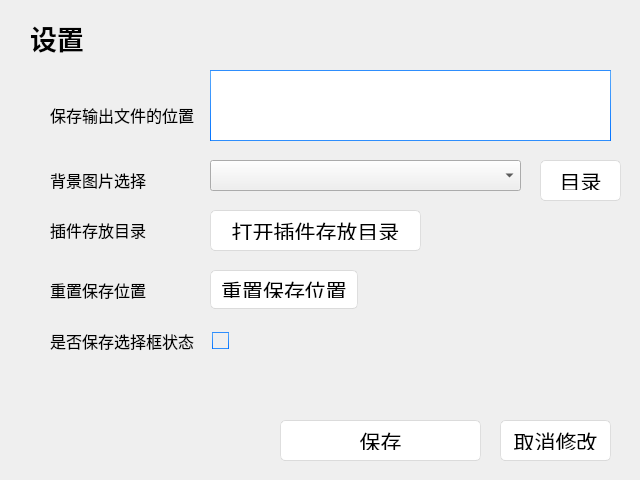
<?xml version="1.0" encoding="UTF-8"?>
<ui version="4.0">
 <class>SettingWin</class>
 <widget class="QDialog" name="SettingWin">
  <property name="geometry">
   <rect>
    <x>0</x>
    <y>0</y>
    <width>640</width>
    <height>480</height>
   </rect>
  </property>
  <property name="minimumSize">
   <size>
    <width>640</width>
    <height>480</height>
   </size>
  </property>
  <property name="maximumSize">
   <size>
    <width>640</width>
    <height>480</height>
   </size>
  </property>
  <property name="windowTitle">
   <string>Dialog</string>
  </property>
  <property name="styleSheet">
   <string notr="true">/*
Aqua Style Sheet for QT Applications
Author: Jaime A. Quiroga P.
Company: GTRONICK
Last updated: 22/01/2019, 07:55.
Available at: https://github.com/GTRONICK/QSS/blob/master/Aqua.qss
*/
QMainWindow {
	background-color:#ececec;
}
QTextEdit {
	border-width: 1px;
	border-style: solid;
	border-color: qlineargradient(spread:pad, x1:0.5, y1:1, x2:0.5, y2:0, stop:0 rgba(0, 113, 255, 255), stop:1 rgba(91, 171, 252, 255));
}
QPlainTextEdit {
	border-width: 1px;
	border-style: solid;
	border-color: qlineargradient(spread:pad, x1:0.5, y1:1, x2:0.5, y2:0, stop:0 rgba(0, 113, 255, 255), stop:1 rgba(91, 171, 252, 255));
}
QToolButton {
	border-style: solid;
	border-top-color: qlineargradient(spread:pad, x1:0.5, y1:1, x2:0.5, y2:0, stop:0 rgb(215, 215, 215), stop:1 rgb(222, 222, 222));
	border-right-color: qlineargradient(spread:pad, x1:0, y1:0.5, x2:1, y2:0.5, stop:0 rgb(217, 217, 217), stop:1 rgb(227, 227, 227));
	border-left-color: qlineargradient(spread:pad, x1:0, y1:0.5, x2:1, y2:0.5, stop:0 rgb(227, 227, 227), stop:1 rgb(217, 217, 217));
	border-bottom-color: qlineargradient(spread:pad, x1:0.5, y1:1, x2:0.5, y2:0, stop:0 rgb(215, 215, 215), stop:1 rgb(222, 222, 222));
	border-width: 1px;
	border-radius: 5px;
	color: rgb(0,0,0);
	padding: 2px;
	background-color: rgb(255,255,255);
}
QToolButton:hover{
	border-style: solid;
	border-top-color: qlineargradient(spread:pad, x1:0.5, y1:1, x2:0.5, y2:0, stop:0 rgb(195, 195, 195), stop:1 rgb(222, 222, 222));
	border-right-color: qlineargradient(spread:pad, x1:0, y1:0.5, x2:1, y2:0.5, stop:0 rgb(197, 197, 197), stop:1 rgb(227, 227, 227));
	border-left-color: qlineargradient(spread:pad, x1:0, y1:0.5, x2:1, y2:0.5, stop:0 rgb(227, 227, 227), stop:1 rgb(197, 197, 197));
	border-bottom-color: qlineargradient(spread:pad, x1:0.5, y1:1, x2:0.5, y2:0, stop:0 rgb(195, 195, 195), stop:1 rgb(222, 222, 222));
	border-width: 1px;
	border-radius: 5px;
	color: rgb(0,0,0);
	padding: 2px;
	background-color: rgb(255,255,255);
}
QToolButton:pressed{
	border-style: solid;
	border-top-color: qlineargradient(spread:pad, x1:0.5, y1:1, x2:0.5, y2:0, stop:0 rgb(215, 215, 215), stop:1 rgb(222, 222, 222));
	border-right-color: qlineargradient(spread:pad, x1:0, y1:0.5, x2:1, y2:0.5, stop:0 rgb(217, 217, 217), stop:1 rgb(227, 227, 227));
	border-left-color: qlineargradient(spread:pad, x1:0, y1:0.5, x2:1, y2:0.5, stop:0 rgb(227, 227, 227), stop:1 rgb(217, 217, 217));
	border-bottom-color: qlineargradient(spread:pad, x1:0.5, y1:1, x2:0.5, y2:0, stop:0 rgb(215, 215, 215), stop:1 rgb(222, 222, 222));
	border-width: 1px;
	border-radius: 5px;
	color: rgb(0,0,0);
	padding: 2px;
	background-color: rgb(142,142,142);
}
QPushButton{
	border-style: solid;
	border-top-color: qlineargradient(spread:pad, x1:0.5, y1:1, x2:0.5, y2:0, stop:0 rgb(215, 215, 215), stop:1 rgb(222, 222, 222));
	border-right-color: qlineargradient(spread:pad, x1:0, y1:0.5, x2:1, y2:0.5, stop:0 rgb(217, 217, 217), stop:1 rgb(227, 227, 227));
	border-left-color: qlineargradient(spread:pad, x1:0, y1:0.5, x2:1, y2:0.5, stop:0 rgb(227, 227, 227), stop:1 rgb(217, 217, 217));
	border-bottom-color: qlineargradient(spread:pad, x1:0.5, y1:1, x2:0.5, y2:0, stop:0 rgb(215, 215, 215), stop:1 rgb(222, 222, 222));
	border-width: 1px;
	border-radius: 5px;
	color: rgb(0,0,0);
	font: 16pt &quot;Microsoft YaHei UI&quot;;
	padding: 10px;
	background-color: rgb(255,255,255);
}
QPushButton::default{
	border-style: solid;
	border-top-color: qlineargradient(spread:pad, x1:0.5, y1:1, x2:0.5, y2:0, stop:0 rgb(215, 215, 215), stop:1 rgb(222, 222, 222));
	border-right-color: qlineargradient(spread:pad, x1:0, y1:0.5, x2:1, y2:0.5, stop:0 rgb(217, 217, 217), stop:1 rgb(227, 227, 227));
	border-left-color: qlineargradient(spread:pad, x1:0, y1:0.5, x2:1, y2:0.5, stop:0 rgb(227, 227, 227), stop:1 rgb(217, 217, 217));
	border-bottom-color: qlineargradient(spread:pad, x1:0.5, y1:1, x2:0.5, y2:0, stop:0 rgb(215, 215, 215), stop:1 rgb(222, 222, 222));
	border-width: 1px;
	border-radius: 5px;
	color: rgb(0,0,0);
	font: 16pt &quot;Microsoft YaHei UI&quot;;
	padding: 10px;
	background-color: rgb(255,255,255);
}
QPushButton:hover{
	border-style: solid;
	border-top-color: qlineargradient(spread:pad, x1:0.5, y1:1, x2:0.5, y2:0, stop:0 rgb(195, 195, 195), stop:1 rgb(222, 222, 222));
	border-right-color: qlineargradient(spread:pad, x1:0, y1:0.5, x2:1, y2:0.5, stop:0 rgb(197, 197, 197), stop:1 rgb(227, 227, 227));
	border-left-color: qlineargradient(spread:pad, x1:0, y1:0.5, x2:1, y2:0.5, stop:0 rgb(227, 227, 227), stop:1 rgb(197, 197, 197));
	border-bottom-color: qlineargradient(spread:pad, x1:0.5, y1:1, x2:0.5, y2:0, stop:0 rgb(195, 195, 195), stop:1 rgb(222, 222, 222));
	border-width: 1px;
	border-radius: 5px;
	color: rgb(0,0,0);
	padding: 2px;
	background-color: rgb(255,255,255);
}
QPushButton:pressed{
	border-style: solid;
	border-top-color: qlineargradient(spread:pad, x1:0.5, y1:1, x2:0.5, y2:0, stop:0 rgb(215, 215, 215), stop:1 rgb(222, 222, 222));
	border-right-color: qlineargradient(spread:pad, x1:0, y1:0.5, x2:1, y2:0.5, stop:0 rgb(217, 217, 217), stop:1 rgb(227, 227, 227));
	border-left-color: qlineargradient(spread:pad, x1:0, y1:0.5, x2:1, y2:0.5, stop:0 rgb(227, 227, 227), stop:1 rgb(217, 217, 217));
	border-bottom-color: qlineargradient(spread:pad, x1:0.5, y1:1, x2:0.5, y2:0, stop:0 rgb(215, 215, 215), stop:1 rgb(222, 222, 222));
	border-width: 1px;
	border-radius: 5px;
	color: rgb(0,0,0);
	padding: 2px;
	background-color: rgb(142,142,142);
}
QPushButton:disabled{
	border-style: solid;
	border-top-color: qlineargradient(spread:pad, x1:0.5, y1:1, x2:0.5, y2:0, stop:0 rgb(215, 215, 215), stop:1 rgb(222, 222, 222));
	border-right-color: qlineargradient(spread:pad, x1:0, y1:0.5, x2:1, y2:0.5, stop:0 rgb(217, 217, 217), stop:1 rgb(227, 227, 227));
	border-left-color: qlineargradient(spread:pad, x1:0, y1:0.5, x2:1, y2:0.5, stop:0 rgb(227, 227, 227), stop:1 rgb(217, 217, 217));
	border-bottom-color: qlineargradient(spread:pad, x1:0.5, y1:1, x2:0.5, y2:0, stop:0 rgb(215, 215, 215), stop:1 rgb(222, 222, 222));
	border-width: 1px;
	border-radius: 5px;
	color: #808086;
	padding: 2px;
	background-color: rgb(142,142,142);
}
QLineEdit {
	border-width: 1px; border-radius: 4px;
	border-style: solid;
	border-color: qlineargradient(spread:pad, x1:0.5, y1:1, x2:0.5, y2:0, stop:0 rgba(0, 113, 255, 255), stop:1 rgba(91, 171, 252, 255));
}
QLabel {
	color: #000000;
}
QLCDNumber {
	color: rgb(0, 113, 255, 255);
}
QProgressBar {
	text-align: center;
	color: rgb(240, 240, 240);
	border-width: 1px; 
	border-radius: 10px;
	border-color: rgb(230, 230, 230);
	border-style: solid;
	background-color:rgb(207,207,207);
}
QProgressBar::chunk {
	background-color: qlineargradient(spread:pad, x1:0.5, y1:1, x2:0.5, y2:0, stop:0 rgba(49, 147, 250, 255), stop:1 rgba(34, 142, 255, 255));
	border-radius: 10px;
}
QMenuBar {
	background-color: qlineargradient(spread:pad, x1:0.5, y1:1, x2:0.5, y2:0, stop:0 rgba(207, 209, 207, 255), stop:1 rgba(230, 229, 230, 255));
}
QMenuBar::item {
	color: #000000;
  	spacing: 3px;
  	padding: 1px 4px;
	background-color: qlineargradient(spread:pad, x1:0.5, y1:1, x2:0.5, y2:0, stop:0 rgba(207, 209, 207, 255), stop:1 rgba(230, 229, 230, 255));
}

QMenuBar::item:selected {
  	background-color: qlineargradient(spread:pad, x1:0.5, y1:1, x2:0.5, y2:0, stop:0 rgba(0, 113, 255, 255), stop:1 rgba(91, 171, 252, 255));
	color: #FFFFFF;
}
QMenu::item:selected {
	border-style: solid;
	border-top-color: transparent;
	border-right-color: transparent;
	border-left-color: qlineargradient(spread:pad, x1:0.5, y1:1, x2:0.5, y2:0, stop:0 rgba(0, 113, 255, 255), stop:1 rgba(91, 171, 252, 255));
	border-bottom-color: transparent;
	border-left-width: 2px;
	color: #000000;
	padding-left:15px;
	padding-top:4px;
	padding-bottom:4px;
	padding-right:7px;
}
QMenu::item {
	border-style: solid;
	border-top-color: transparent;
	border-right-color: transparent;
	border-left-color: transparent;
	border-bottom-color: transparent;
	border-bottom-width: 1px;
	color: #000000;
	padding-left:17px;
	padding-top:4px;
	padding-bottom:4px;
	padding-right:7px;
}
QTabWidget {
	color:rgb(0,0,0);
	background-color:#000000;
}
QTabWidget::pane {
		border-color: rgb(223,223,223);
		background-color:rgb(226,226,226);
		border-style: solid;
		border-width: 2px;
    	border-radius: 6px;
}
QTabBar::tab:first {
	border-style: solid;
	border-left-width:1px;
	border-right-width:0px;
	border-top-width:1px;
	border-bottom-width:1px;
	border-top-color: rgb(209,209,209);
	border-left-color: qlineargradient(spread:pad, x1:0.5, y1:1, x2:0.5, y2:0, stop:0 rgba(209, 209, 209, 209), stop:1 rgba(229, 229, 229, 229));
	border-bottom-color: rgb(229,229,229);
	border-top-left-radius: 4px;
	border-bottom-left-radius: 4px;
	color: #000000;
	padding: 3px;
	margin-left:0px;
	background-color: qlineargradient(spread:pad, x1:0.5, y1:1, x2:0.5, y2:0, stop:0 rgba(247, 247, 247, 255), stop:1 rgba(255, 255, 255, 255));
}
QTabBar::tab:last {
	border-style: solid;
	border-width:1px;
	border-top-color: rgb(209,209,209);
	border-left-color: qlineargradient(spread:pad, x1:0.5, y1:1, x2:0.5, y2:0, stop:0 rgba(209, 209, 209, 209), stop:1 rgba(229, 229, 229, 229));
	border-right-color: qlineargradient(spread:pad, x1:0.5, y1:1, x2:0.5, y2:0, stop:0 rgba(209, 209, 209, 209), stop:1 rgba(229, 229, 229, 229));
	border-bottom-color: rgb(229,229,229);
	border-top-right-radius: 4px;
	border-bottom-right-radius: 4px;
	color: #000000;
	padding: 3px;
	margin-left:0px;
	background-color: qlineargradient(spread:pad, x1:0.5, y1:1, x2:0.5, y2:0, stop:0 rgba(247, 247, 247, 255), stop:1 rgba(255, 255, 255, 255));
}
QTabBar::tab {
	border-style: solid;
	border-top-width:1px;
	border-bottom-width:1px;
	border-left-width:1px;
	border-top-color: rgb(209,209,209);
	border-left-color: qlineargradient(spread:pad, x1:0.5, y1:1, x2:0.5, y2:0, stop:0 rgba(209, 209, 209, 209), stop:1 rgba(229, 229, 229, 229));
	border-bottom-color: rgb(229,229,229);
	color: #000000;
	padding: 3px;
	margin-left:0px;
	background-color: qlineargradient(spread:pad, x1:0.5, y1:1, x2:0.5, y2:0, stop:0 rgba(247, 247, 247, 255), stop:1 rgba(255, 255, 255, 255));
}
QTabBar::tab:selected, QTabBar::tab:last:selected, QTabBar::tab:hover {
  	border-style: solid;
  	border-left-width:1px;
	border-right-color: transparent;
	border-top-color: rgb(209,209,209);
	border-left-color: qlineargradient(spread:pad, x1:0.5, y1:1, x2:0.5, y2:0, stop:0 rgba(209, 209, 209, 209), stop:1 rgba(229, 229, 229, 229));
	border-bottom-color: rgb(229,229,229);
	color: #FFFFFF;
	padding: 3px;
	margin-left:0px;
	background-color: qlineargradient(spread:pad, x1:0.5, y1:1, x2:0.5, y2:0, stop:0 rgba(0, 113, 255, 255), stop:1 rgba(91, 171, 252, 255));
}

QTabBar::tab:selected, QTabBar::tab:first:selected, QTabBar::tab:hover {
  	border-style: solid;
  	border-left-width:1px;
  	border-bottom-width:1px;
  	border-top-width:1px;
	border-right-color: transparent;
	border-top-color: rgb(209,209,209);
	border-left-color: qlineargradient(spread:pad, x1:0.5, y1:1, x2:0.5, y2:0, stop:0 rgba(209, 209, 209, 209), stop:1 rgba(229, 229, 229, 229));
	border-bottom-color: rgb(229,229,229);
	color: #FFFFFF;
	padding: 3px;
	margin-left:0px;
	background-color: qlineargradient(spread:pad, x1:0.5, y1:1, x2:0.5, y2:0, stop:0 rgba(0, 113, 255, 255), stop:1 rgba(91, 171, 252, 255));
}

QCheckBox {
	color: #000000;
	padding: 2px;
}
QCheckBox:disabled {
	color: #808086;
	padding: 2px;
}

QCheckBox:hover {
	border-radius:4px;
	border-style:solid;
	padding-left: 1px;
	padding-right: 1px;
	padding-bottom: 1px;
	padding-top: 1px;
	border-width:1px;
	border-color: transparent;
}
QCheckBox::indicator:checked {

	height: 10px;
	width: 10px;
	border-style:solid;
	border-width: 1px;
	border-color: qlineargradient(spread:pad, x1:0.5, y1:1, x2:0.5, y2:0, stop:0 rgba(0, 113, 255, 255), stop:1 rgba(91, 171, 252, 255));
	color: #000000;
	background-color: qlineargradient(spread:pad, x1:0.5, y1:1, x2:0.5, y2:0, stop:0 rgba(0, 113, 255, 255), stop:1 rgba(91, 171, 252, 255));
}
QCheckBox::indicator:unchecked {

	height: 10px;
	width: 10px;
	border-style:solid;
	border-width: 1px;
	border-color: qlineargradient(spread:pad, x1:0.5, y1:1, x2:0.5, y2:0, stop:0 rgba(0, 113, 255, 255), stop:1 rgba(91, 171, 252, 255));
	color: #000000;
}
QRadioButton {
	color: 000000;
	padding: 1px;
}
QRadioButton::indicator:checked {
	height: 10px;
	width: 10px;
	border-style:solid;
	border-radius:5px;
	border-width: 1px;
	border-color: qlineargradient(spread:pad, x1:0.5, y1:1, x2:0.5, y2:0, stop:0 rgba(0, 113, 255, 255), stop:1 rgba(91, 171, 252, 255));
	color: #a9b7c6;
	background-color: qlineargradient(spread:pad, x1:0.5, y1:1, x2:0.5, y2:0, stop:0 rgba(0, 113, 255, 255), stop:1 rgba(91, 171, 252, 255));
}
QRadioButton::indicator:!checked {
	height: 10px;
	width: 10px;
	border-style:solid;
	border-radius:5px;
	border-width: 1px;
	border-color: qlineargradient(spread:pad, x1:0.5, y1:1, x2:0.5, y2:0, stop:0 rgba(0, 113, 255, 255), stop:1 rgba(91, 171, 252, 255));
	color: #a9b7c6;
	background-color: transparent;
}
QStatusBar {
	color:#027f7f;
}
QSpinBox {
	border-style: solid;
	border-width: 1px;
	border-color: qlineargradient(spread:pad, x1:0.5, y1:1, x2:0.5, y2:0, stop:0 rgba(0, 113, 255, 255), stop:1 rgba(91, 171, 252, 255));
}
QDoubleSpinBox {
	border-style: solid;
	border-width: 1px;
	border-color: qlineargradient(spread:pad, x1:0.5, y1:1, x2:0.5, y2:0, stop:0 rgba(0, 113, 255, 255), stop:1 rgba(91, 171, 252, 255));
}
QTimeEdit {
	border-style: solid;
	border-width: 1px;
	border-color: qlineargradient(spread:pad, x1:0.5, y1:1, x2:0.5, y2:0, stop:0 rgba(0, 113, 255, 255), stop:1 rgba(91, 171, 252, 255));
}
QDateTimeEdit {
	border-style: solid;
	border-width: 1px;
	border-color: qlineargradient(spread:pad, x1:0.5, y1:1, x2:0.5, y2:0, stop:0 rgba(0, 113, 255, 255), stop:1 rgba(91, 171, 252, 255));
}
QDateEdit {
	border-style: solid;
	border-width: 1px;
	border-color: qlineargradient(spread:pad, x1:0.5, y1:1, x2:0.5, y2:0, stop:0 rgba(0, 113, 255, 255), stop:1 rgba(91, 171, 252, 255));
}

QToolBox {
	color: #a9b7c6;
	background-color:#000000;
}
QToolBox::tab {
	color: #a9b7c6;
	background-color:#000000;
}
QToolBox::tab:selected {
	color: #FFFFFF;
	background-color:#000000;
}
QScrollArea {
	color: #FFFFFF;
	background-color:#000000;
}
QSlider::groove:horizontal {
	height: 5px;
	background-color: qlineargradient(spread:pad, x1:0.5, y1:1, x2:0.5, y2:0, stop:0 rgba(49, 147, 250, 255), stop:1 rgba(34, 142, 255, 255));
}
QSlider::groove:vertical {
	width: 5px;
	background-color: qlineargradient(spread:pad, x1:0.5, y1:1, x2:0.5, y2:0, stop:0 rgba(49, 147, 250, 255), stop:1 rgba(34, 142, 255, 255));
}
QSlider::handle:horizontal {
	background: rgb(253,253,253);
	border-style: solid;
	border-width: 1px;
	border-color: rgb(207,207,207);
	width: 12px;
	margin: -5px 0;
	border-radius: 7px;
}
QSlider::handle:vertical {
	background: rgb(253,253,253);
	border-style: solid;
	border-width: 1px;
	border-color: rgb(207,207,207);
	height: 12px;
	margin: 0 -5px;
	border-radius: 7px;
}
QSlider::add-page:horizontal {
    background: rgb(181,181,181);
}
QSlider::add-page:vertical {
    background: rgb(181,181,181);
}
QSlider::sub-page:horizontal {
    background-color: qlineargradient(spread:pad, x1:0.5, y1:1, x2:0.5, y2:0, stop:0 rgba(49, 147, 250, 255), stop:1 rgba(34, 142, 255, 255));
}
QSlider::sub-page:vertical {
    background-color: qlineargradient(spread:pad, y1:0.5, x1:1, y2:0.5, x2:0, stop:0 rgba(49, 147, 250, 255), stop:1 rgba(34, 142, 255, 255));
}
QScrollBar:horizontal {
	max-height: 20px;
	border: 1px transparent grey;
	margin: 0px 20px 0px 20px;
}
QScrollBar:vertical {
	max-width: 20px;
	border: 1px transparent grey;
	margin: 20px 0px 20px 0px;
}
QScrollBar::handle:horizontal {
	background: rgb(253,253,253);
	border-style: solid;
	border-width: 1px;
	border-color: rgb(207,207,207);
	border-radius: 7px;
	min-width: 25px;
}
QScrollBar::handle:horizontal:hover {
	background: rgb(253,253,253);
	border-style: solid;
	border-width: 1px;
	border-color: rgb(147, 200, 200);
	border-radius: 7px;
	min-width: 25px;
}
QScrollBar::handle:vertical {
	background: rgb(253,253,253);
	border-style: solid;
	border-width: 1px;
	border-color: rgb(207,207,207);
	border-radius: 7px;
	min-height: 25px;
}
QScrollBar::handle:vertical:hover {
	background: rgb(253,253,253);
	border-style: solid;
	border-width: 1px;
	border-color: rgb(147, 200, 200);
	border-radius: 7px;
	min-height: 25px;
}
QScrollBar::add-line:horizontal {
   border: 2px transparent grey;
   border-top-right-radius: 7px;
   border-bottom-right-radius: 7px;
   background: rgba(34, 142, 255, 255);
   width: 20px;
   subcontrol-position: right;
   subcontrol-origin: margin;
}
QScrollBar::add-line:horizontal:pressed {
   border: 2px transparent grey;
   border-top-right-radius: 7px;
   border-bottom-right-radius: 7px;
   background: rgb(181,181,181);
   width: 20px;
   subcontrol-position: right;
   subcontrol-origin: margin;
}
QScrollBar::add-line:vertical {
   border: 2px transparent grey;
   border-bottom-left-radius: 7px;
   border-bottom-right-radius: 7px;
   background: rgba(34, 142, 255, 255);
   height: 20px;
   subcontrol-position: bottom;
   subcontrol-origin: margin;
}
QScrollBar::add-line:vertical:pressed {
   border: 2px transparent grey;
   border-bottom-left-radius: 7px;
   border-bottom-right-radius: 7px;
   background: rgb(181,181,181);
   height: 20px;
   subcontrol-position: bottom;
   subcontrol-origin: margin;
}
QScrollBar::sub-line:horizontal {
   border: 2px transparent grey;
   border-top-left-radius: 7px;
   border-bottom-left-radius: 7px;
   background: rgba(34, 142, 255, 255);
   width: 20px;
   subcontrol-position: left;
   subcontrol-origin: margin;
}
QScrollBar::sub-line:horizontal:pressed {
   border: 2px transparent grey;
   border-top-left-radius: 7px;
   border-bottom-left-radius: 7px;
   background: rgb(181,181,181);
   width: 20px;
   subcontrol-position: left;
   subcontrol-origin: margin;
}
QScrollBar::sub-line:vertical {
   border: 2px transparent grey;
   border-top-left-radius: 7px;
   border-top-right-radius: 7px;
   background: rgba(34, 142, 255, 255);
   height: 20px;
   subcontrol-position: top;
   subcontrol-origin: margin;
}
QScrollBar::sub-line:vertical:pressed {
   border: 2px transparent grey;
   border-top-left-radius: 7px;
   border-top-right-radius: 7px;
   background: rgb(181,181,181);
   height: 20px;
   subcontrol-position: top;
   subcontrol-origin: margin;
}
QScrollBar::left-arrow:horizontal {
   border: 1px transparent grey;
   border-top-left-radius: 3px;
   border-bottom-left-radius: 3px;
   width: 6px;
   height: 6px;
   background: white;
}
QScrollBar::right-arrow:horizontal {
   border: 1px transparent grey;
   border-top-right-radius: 3px;
   border-bottom-right-radius: 3px;
   width: 6px;
   height: 6px;
   background: white;
}
QScrollBar::up-arrow:vertical {
   border: 1px transparent grey;
   border-top-left-radius: 3px;
   border-top-right-radius: 3px;
   width: 6px;
   height: 6px;
   background: white;
}
QScrollBar::down-arrow:vertical {
   border: 1px transparent grey;
   border-bottom-left-radius: 3px;
   border-bottom-right-radius: 3px;
   width: 6px;
   height: 6px;
   background: white;
}
QScrollBar::add-page:horizontal, QScrollBar::sub-page:horizontal {
   background: none;
}
QScrollBar::add-page:vertical, QScrollBar::sub-page:vertical {
   background: none;
}</string>
  </property>
  <widget class="QPushButton" name="button_cancel">
   <property name="geometry">
    <rect>
     <x>500</x>
     <y>420</y>
     <width>111</width>
     <height>41</height>
    </rect>
   </property>
   <property name="font">
    <font>
     <family>Microsoft YaHei UI</family>
     <pointsize>16</pointsize>
     <italic>false</italic>
     <bold>false</bold>
    </font>
   </property>
   <property name="text">
    <string>取消修改</string>
   </property>
  </widget>
  <widget class="QPushButton" name="button_save_setting">
   <property name="geometry">
    <rect>
     <x>280</x>
     <y>420</y>
     <width>201</width>
     <height>41</height>
    </rect>
   </property>
   <property name="font">
    <font>
     <family>Microsoft YaHei UI</family>
     <pointsize>16</pointsize>
     <italic>false</italic>
     <bold>false</bold>
    </font>
   </property>
   <property name="text">
    <string>保存</string>
   </property>
  </widget>
  <widget class="QWidget" name="layoutWidget">
   <property name="geometry">
    <rect>
     <x>30</x>
     <y>20</y>
     <width>102</width>
     <height>35</height>
    </rect>
   </property>
   <layout class="QHBoxLayout" name="horizontalLayout">
    <item>
     <widget class="QLabel" name="label">
      <property name="font">
       <font>
        <family>更纱黑体 UI SC</family>
        <pointsize>20</pointsize>
        <bold>true</bold>
       </font>
      </property>
      <property name="text">
       <string>设置</string>
      </property>
     </widget>
    </item>
   </layout>
  </widget>
  <widget class="QLabel" name="label_6">
   <property name="geometry">
    <rect>
     <x>50</x>
     <y>160</y>
     <width>147</width>
     <height>39</height>
    </rect>
   </property>
   <property name="font">
    <font>
     <family>等距更纱黑体 Slab SC</family>
     <pointsize>12</pointsize>
    </font>
   </property>
   <property name="text">
    <string>背景图片选择</string>
   </property>
  </widget>
  <widget class="QComboBox" name="combo_background">
   <property name="geometry">
    <rect>
     <x>210</x>
     <y>160</y>
     <width>311</width>
     <height>31</height>
    </rect>
   </property>
   <property name="font">
    <font>
     <pointsize>14</pointsize>
    </font>
   </property>
  </widget>
  <widget class="QLabel" name="label_3">
   <property name="geometry">
    <rect>
     <x>50</x>
     <y>330</y>
     <width>144</width>
     <height>21</height>
    </rect>
   </property>
   <property name="font">
    <font>
     <family>等距更纱黑体 Slab SC</family>
     <pointsize>12</pointsize>
    </font>
   </property>
   <property name="text">
    <string>是否保存选择框状态</string>
   </property>
  </widget>
  <widget class="QCheckBox" name="check_is_save_check_box_status">
   <property name="geometry">
    <rect>
     <x>210</x>
     <y>330</y>
     <width>177</width>
     <height>21</height>
    </rect>
   </property>
   <property name="font">
    <font>
     <family>更纱黑体 SC</family>
     <pointsize>12</pointsize>
    </font>
   </property>
   <property name="styleSheet">
    <string notr="true">QCheckBox {
	color: #000000;
	padding: 2px;
}
QCheckBox:disabled {
	color: #808086;
	padding: 2px;
}

QCheckBox:hover {
	border-radius:4px;
	border-style:solid;
	padding-left: 1px;
	padding-right: 1px;
	padding-bottom: 1px;
	padding-top: 1px;
	border-width:1px;
	border-color: transparent;
}
QCheckBox::indicator:checked {

	height: 15px;
	width: 15px;
	border-style:solid;
	border-width: 1px;
	border-color: qlineargradient(spread:pad, x1:0.5, y1:1, x2:0.5, y2:0, stop:0 rgba(0, 113, 255, 255), stop:1 rgba(91, 171, 252, 255));
	color: #000000;
	background-color: qlineargradient(spread:pad, x1:0.5, y1:1, x2:0.5, y2:0, stop:0 rgba(0, 113, 255, 255), stop:1 rgba(91, 171, 252, 255));
}
QCheckBox::indicator:unchecked {

	height: 15px;
	width: 15px;
	border-style:solid;
	border-width: 1px;
	border-color: qlineargradient(spread:pad, x1:0.5, y1:1, x2:0.5, y2:0, stop:0 rgba(0, 113, 255, 255), stop:1 rgba(91, 171, 252, 255));
	color: #000000;
}</string>
   </property>
   <property name="text">
    <string/>
   </property>
  </widget>
  <widget class="QPushButton" name="button_open_background_dir">
   <property name="geometry">
    <rect>
     <x>540</x>
     <y>160</y>
     <width>81</width>
     <height>41</height>
    </rect>
   </property>
   <property name="font">
    <font>
     <family>Microsoft YaHei UI</family>
     <pointsize>16</pointsize>
     <italic>false</italic>
     <bold>false</bold>
    </font>
   </property>
   <property name="text">
    <string>目录</string>
   </property>
  </widget>
  <widget class="QLabel" name="label_7">
   <property name="geometry">
    <rect>
     <x>50</x>
     <y>210</y>
     <width>147</width>
     <height>39</height>
    </rect>
   </property>
   <property name="font">
    <font>
     <family>等距更纱黑体 Slab SC</family>
     <pointsize>12</pointsize>
    </font>
   </property>
   <property name="text">
    <string>插件存放目录</string>
   </property>
  </widget>
  <widget class="QPushButton" name="button_open_plugin_dir">
   <property name="geometry">
    <rect>
     <x>210</x>
     <y>210</y>
     <width>211</width>
     <height>41</height>
    </rect>
   </property>
   <property name="font">
    <font>
     <family>Microsoft YaHei UI</family>
     <pointsize>16</pointsize>
     <italic>false</italic>
     <bold>false</bold>
    </font>
   </property>
   <property name="text">
    <string>打开插件存放目录</string>
   </property>
  </widget>
  <widget class="QTextEdit" name="output_save_location">
   <property name="geometry">
    <rect>
     <x>210</x>
     <y>70</y>
     <width>401</width>
     <height>71</height>
    </rect>
   </property>
  </widget>
  <widget class="QLabel" name="label_2">
   <property name="geometry">
    <rect>
     <x>50</x>
     <y>90</y>
     <width>161</width>
     <height>49</height>
    </rect>
   </property>
   <property name="font">
    <font>
     <family>等距更纱黑体 Slab SC</family>
     <pointsize>12</pointsize>
    </font>
   </property>
   <property name="text">
    <string>保存输出文件的位置</string>
   </property>
  </widget>
  <widget class="QPushButton" name="button_reset_save_location">
   <property name="geometry">
    <rect>
     <x>210</x>
     <y>270</y>
     <width>148</width>
     <height>39</height>
    </rect>
   </property>
   <property name="font">
    <font>
     <family>Microsoft YaHei UI</family>
     <pointsize>16</pointsize>
     <italic>false</italic>
     <bold>false</bold>
    </font>
   </property>
   <property name="text">
    <string>重置保存位置</string>
   </property>
  </widget>
  <widget class="QLabel" name="label_5">
   <property name="geometry">
    <rect>
     <x>50</x>
     <y>270</y>
     <width>111</width>
     <height>39</height>
    </rect>
   </property>
   <property name="font">
    <font>
     <family>等距更纱黑体 Slab SC</family>
     <pointsize>12</pointsize>
    </font>
   </property>
   <property name="text">
    <string>重置保存位置</string>
   </property>
  </widget>
 </widget>
 <resources/>
 <connections>
  <connection>
   <sender>button_save_setting</sender>
   <signal>clicked()</signal>
   <receiver>SettingWin</receiver>
   <slot>eventSaveSetting()</slot>
   <hints>
    <hint type="sourcelabel">
     <x>385</x>
     <y>423</y>
    </hint>
    <hint type="destinationlabel">
     <x>358</x>
     <y>362</y>
    </hint>
   </hints>
  </connection>
  <connection>
   <sender>button_cancel</sender>
   <signal>clicked()</signal>
   <receiver>SettingWin</receiver>
   <slot>eventCancelSetting()</slot>
   <hints>
    <hint type="sourcelabel">
     <x>534</x>
     <y>437</y>
    </hint>
    <hint type="destinationlabel">
     <x>496</x>
     <y>342</y>
    </hint>
   </hints>
  </connection>
  <connection>
   <sender>check_is_save_check_box_status</sender>
   <signal>clicked()</signal>
   <receiver>SettingWin</receiver>
   <slot>eventSaveCheckBoxStatus()</slot>
   <hints>
    <hint type="sourcelabel">
     <x>386</x>
     <y>350</y>
    </hint>
    <hint type="destinationlabel">
     <x>323</x>
     <y>263</y>
    </hint>
   </hints>
  </connection>
  <connection>
   <sender>button_reset_save_location</sender>
   <signal>clicked()</signal>
   <receiver>SettingWin</receiver>
   <slot>eventResetSaveLocation()</slot>
   <hints>
    <hint type="sourcelabel">
     <x>357</x>
     <y>308</y>
    </hint>
    <hint type="destinationlabel">
     <x>454</x>
     <y>228</y>
    </hint>
   </hints>
  </connection>
  <connection>
   <sender>combo_background</sender>
   <signal>currentTextChanged(QString)</signal>
   <receiver>SettingWin</receiver>
   <slot>eventChooseBackgroundImg(QString)</slot>
   <hints>
    <hint type="sourcelabel">
     <x>279</x>
     <y>185</y>
    </hint>
    <hint type="destinationlabel">
     <x>173</x>
     <y>54</y>
    </hint>
   </hints>
  </connection>
  <connection>
   <sender>button_open_background_dir</sender>
   <signal>clicked()</signal>
   <receiver>SettingWin</receiver>
   <slot>eventOpenBackgroundDir()</slot>
   <hints>
    <hint type="sourcelabel">
     <x>575</x>
     <y>191</y>
    </hint>
    <hint type="destinationlabel">
     <x>594</x>
     <y>275</y>
    </hint>
   </hints>
  </connection>
  <connection>
   <sender>button_open_plugin_dir</sender>
   <signal>clicked()</signal>
   <receiver>SettingWin</receiver>
   <slot>eventOpenPluginDir()</slot>
   <hints>
    <hint type="sourcelabel">
     <x>385</x>
     <y>242</y>
    </hint>
    <hint type="destinationlabel">
     <x>468</x>
     <y>261</y>
    </hint>
   </hints>
  </connection>
 </connections>
 <slots>
  <slot>eventSaveSetting()</slot>
  <slot>eventCancelSetting()</slot>
  <slot>eventSaveCheckBoxStatus()</slot>
  <slot>eventResetSaveLocation()</slot>
  <slot>eventChooseBackgroundImg(QString)</slot>
  <slot>eventOpenBackgroundDir()</slot>
  <slot>eventOpenPluginDir()</slot>
 </slots>
</ui>
